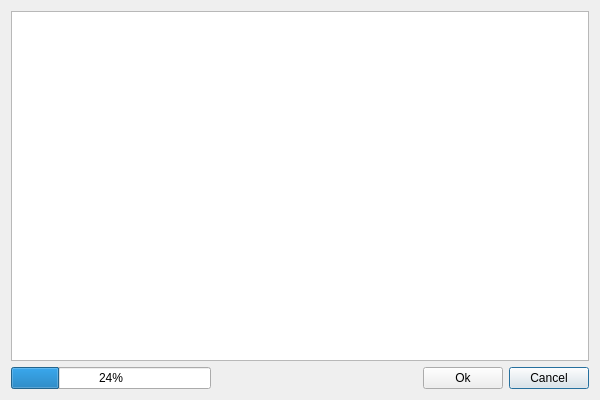
<?xml version="1.0" encoding="UTF-8"?>
<ui version="4.0">
 <class>Dialog</class>
 <widget class="QDialog" name="Dialog">
  <property name="geometry">
   <rect>
    <x>0</x>
    <y>0</y>
    <width>600</width>
    <height>400</height>
   </rect>
  </property>
  <property name="windowTitle">
   <string>Files found</string>
  </property>
  <layout class="QGridLayout" name="gridLayout">
   <item row="1" column="1">
    <spacer name="horizontalSpacer">
     <property name="orientation">
      <enum>Qt::Horizontal</enum>
     </property>
     <property name="sizeHint" stdset="0">
      <size>
       <width>40</width>
       <height>20</height>
      </size>
     </property>
    </spacer>
   </item>
   <item row="1" column="3">
    <widget class="QPushButton" name="cancelButton">
     <property name="text">
      <string>Cancel</string>
     </property>
    </widget>
   </item>
   <item row="0" column="0" colspan="4">
    <widget class="QTreeView" name="treeViewFound"/>
   </item>
   <item row="1" column="0">
    <widget class="QProgressBar" name="progressBar">
     <property name="value">
      <number>24</number>
     </property>
    </widget>
   </item>
   <item row="1" column="2">
    <widget class="QPushButton" name="okButton">
     <property name="text">
      <string>Ok</string>
     </property>
    </widget>
   </item>
  </layout>
 </widget>
 <resources/>
 <connections/>
</ui>
